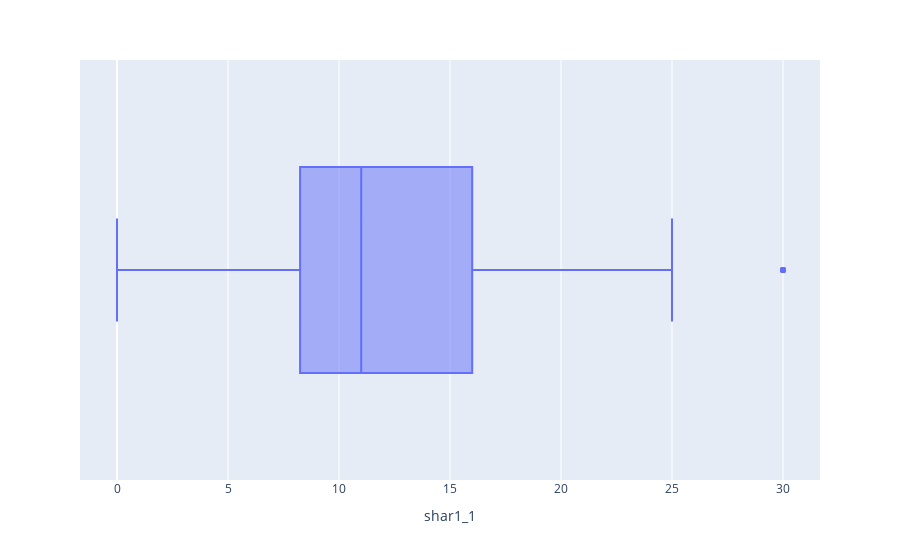
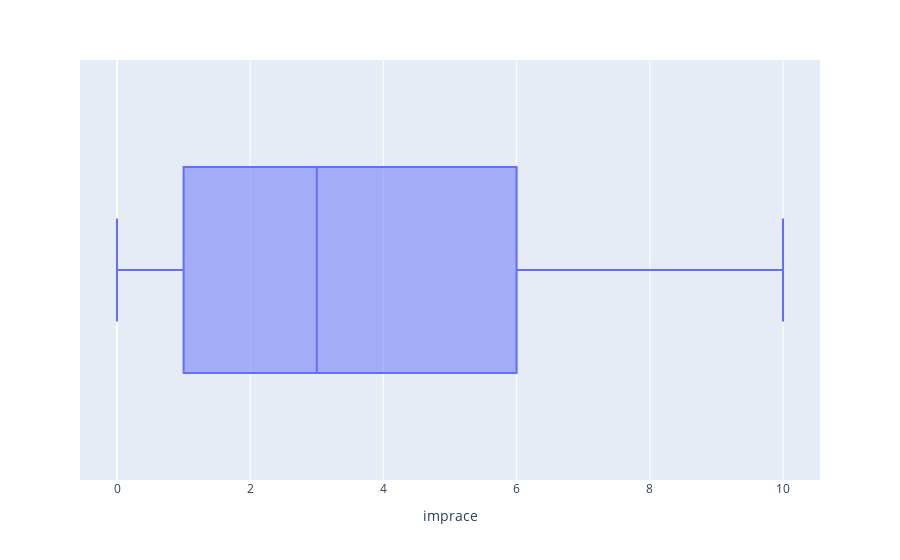

The notebook cell saved with these charts, in order:
### Code cell
fig_exp2 = px.box(int_vs_racial, x = "shar1_1")
fig_exp3 = px.box(int_vs_racial, x = "imprace")
fig_exp2.show()
fig_exp3.show()

### Figure 1 — Plotly figure (JSON) as saved in the notebook; plotly's stock layout.template omitted (floating-point values rounded to 4 significant figures; data arrays with more than 128 entries replaced by an {"elided": "..."} marker saying what was removed)
{"data": [{"alignmentgroup": "True", "hovertemplate": "shar1_1=%{x}<extra></extra>", "legendgroup": "", "marker": {"color": "#636efa"}, "name": "", "notched": false, "offsetgroup": "", "orientation": "h", "showlegend": false, "type": "box", "x": {"elided": "541 float values"}, "x0": " ", "xaxis": "x", "y0": " ", "yaxis": "y"}], "layout": {"boxmode": "group", "legend": {"tracegroupgap": 0}, "margin": {"t": 60}, "xaxis": {"anchor": "y", "domain": [0, 1], "title": {"text": "shar1_1"}}, "yaxis": {"anchor": "x", "domain": [0, 1]}}}

### Figure 2 — Plotly figure (JSON) as saved in the notebook; plotly's stock layout.template omitted (floating-point values rounded to 4 significant figures; data arrays with more than 128 entries replaced by an {"elided": "..."} marker saying what was removed)
{"data": [{"alignmentgroup": "True", "hovertemplate": "imprace=%{x}<extra></extra>", "legendgroup": "", "marker": {"color": "#636efa"}, "name": "", "notched": false, "offsetgroup": "", "orientation": "h", "showlegend": false, "type": "box", "x": {"elided": "541 int values"}, "x0": " ", "xaxis": "x", "y0": " ", "yaxis": "y"}], "layout": {"boxmode": "group", "legend": {"tracegroupgap": 0}, "margin": {"t": 60}, "xaxis": {"anchor": "y", "domain": [0, 1], "title": {"text": "imprace"}}, "yaxis": {"anchor": "x", "domain": [0, 1]}}}
